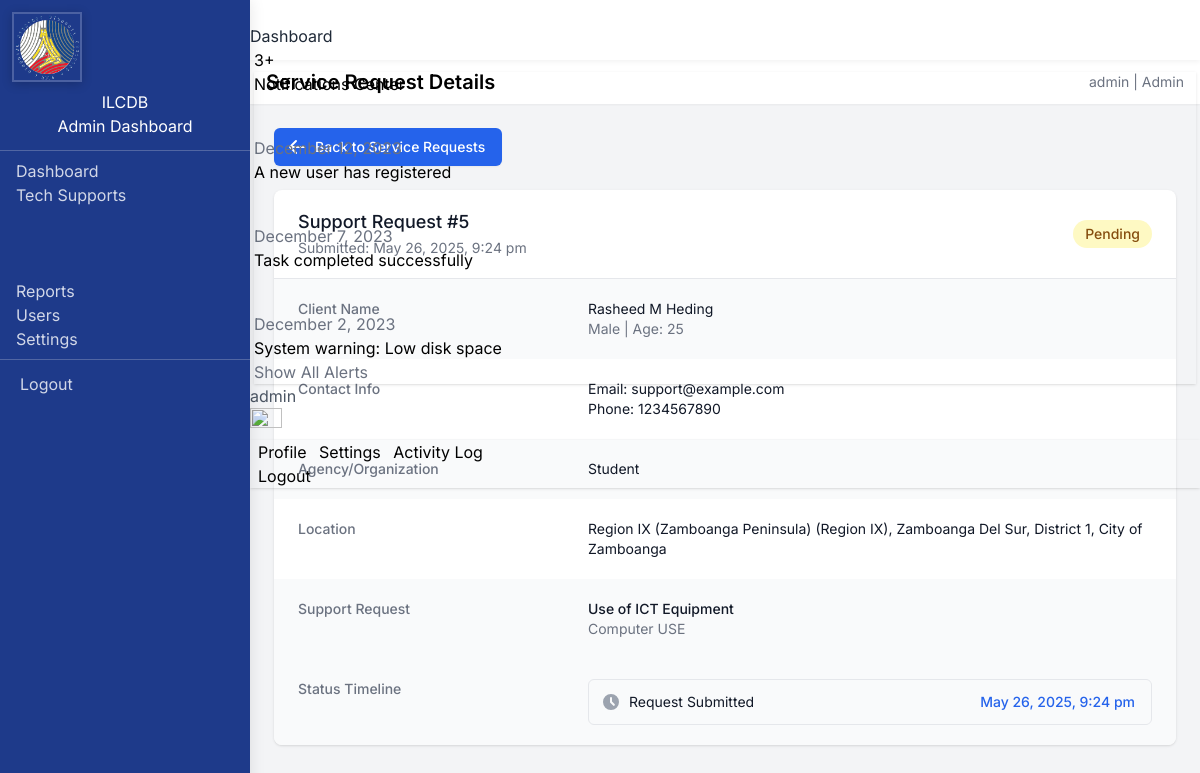
Page /admin/view-request.php?id=5 (signed in) on the committed database.
### tables this page shows
CREATE TABLE `tech_support_requests` (
  `id` int(11) NOT NULL,
  `client_id` int(11) NOT NULL,
  `support_type` varchar(100) NOT NULL,
  `subject` varchar(255) DEFAULT NULL,
  `message` text NOT NULL,
  `issue_description` text NOT NULL,
  `date_requested` timestamp NOT NULL DEFAULT current_timestamp(),
  `date_assisted` timestamp NULL DEFAULT NULL,
  `date_resolved` timestamp NULL DEFAULT NULL,
  `assisted_by_id` int(11) DEFAULT NULL,
  `status` enum('Pending','In Progress','Resolved','Cancelled') DEFAULT 'Pending',
  `remarks` text DEFAULT NULL,
  `created_at` timestamp NOT NULL DEFAULT current_timestamp(),
  `updated_at` timestamp NOT NULL DEFAULT current_timestamp() ON UPDATE current_timestamp()
);

CREATE TABLE `clients` (
  `id` int(11) NOT NULL,
  `firstname` varchar(50) NOT NULL,
  `surname` varchar(50) NOT NULL,
  `middle_initial` char(1) DEFAULT NULL,
  `client_name` varchar(100) NOT NULL,
  `agency` varchar(100) NOT NULL,
  `gender` varchar(10) NOT NULL,
  `birthdate` date NOT NULL,
  `region` varchar(50) NOT NULL,
  `region_id` int(11) DEFAULT NULL,
  `province_id` int(11) DEFAULT NULL,
  `district_id` int(11) DEFAULT NULL,
  `municipality_id` int(11) DEFAULT NULL,
  `email` varchar(255) DEFAULT NULL,
  `phone` varchar(50) DEFAULT NULL,
  `created_at` timestamp NOT NULL DEFAULT current_timestamp()
);

### admin/view-request.php (the view, shortened to what this page needs)
<?php
require_once '../includes/crud_operations.php';
$id = (int)$_GET['id'];
$sql = "SELECT tsr.*,
        c.firstname, c.surname, c.middle_initial, c.email, c.phone,
        c.agency, c.gender, c.birthdate,
        r.region_name, r.region_code,
        p.province_name, p.province_code,
        d.district_name, d.district_code,
        m.municipality_name, m.municipality_code,
        TIMESTAMPDIFF(YEAR, c.birthdate, CURDATE()) as age
        FROM tech_support_requests tsr
        LEFT JOIN clients c ON tsr.client_id = c.id
        LEFT JOIN regions r ON c.region_id = r.id
        LEFT JOIN provinces p ON c.province_id = p.id
        LEFT JOIN districts d ON c.district_id = d.id
        LEFT JOIN municipalities m ON c.municipality_id = m.id
        WHERE tsr.id = ?";
$stmt = $conn->prepare($sql);
$stmt->bind_param("i", $id);
$stmt->execute();
$result = $stmt->get_result();
$request = $result->fetch_assoc();
$fullname = trim($request['firstname'] . ' ' .
    ($request['middle_initial'] ? $request['middle_initial'] . ' ' : '') .
    $request['surname']);
$location_parts = array_filter([
    $request['region_name'] . (!empty($request['region_code']) ? ' (' . $request['region_code'] . ')' : ''),
    $request['province_name'],
    $request['district_name'],
    $request['municipality_name']
]);
$status_class = 'bg-yellow-100 text-yellow-800';
?>
<!DOCTYPE html>
<html lang="en">
<head>
    <script src="https://cdn.tailwindcss.com"></script>
</head>
<?php include '../admin/includes/sidebar.php'; ?>
<body class="bg-gray-100">
        <div class="flex-1 main-content">
            <div class="bg-white shadow-sm">
                <div class="px-4 py-2 flex justify-between items-center">
                    <h1 class="text-xl font-semibold">Service Request Details</h1>
                    <div>
                        <p class="text-sm text-gray-500">
                            <?php echo $_SESSION['username']; ?> | Admin
                        </p>
                    </div>
                </div>
            </div>
            <div class="p-6">
                <div class="mb-6">
                    <a href="service-requests.php" class="inline-flex items-center px-4 py-2 border border-transparent rounded-md shadow-sm text-sm font-medium text-white bg-blue-600 hover:bg-blue-700 focus:outline-none focus:ring-2 focus:ring-offset-2 focus:ring-blue-500">
                        <svg xmlns="http://www.w3.org/2000/svg" class="-ml-1 mr-2 h-5 w-5" viewBox="0 0 20 20" fill="currentColor">
                            <path fill-rule="evenodd" d="M9.707 16.707a1 1 0 01-1.414 0l-6-6a1 1 0 010-1.414l6-6a1 1 0 011.414 1.414L5.414 9H17a1 1 0 110 2H5.414l4.293 4.293a1 1 0 010 1.414z" clip-rule="evenodd" />
                        </svg>
                        Back to Service Requests
                    </a>
                </div>
                <div class="bg-white shadow overflow-hidden sm:rounded-lg">
                    <div class="px-4 py-5 sm:px-6 flex justify-between items-center">
                        <div>
                            <h3 class="text-lg leading-6 font-medium text-gray-900">Support Request #<?php echo $id; ?></h3>
                            <p class="mt-1 max-w-2xl text-sm text-gray-500">
                                Submitted: <?php echo date('F j, Y, g:i a', strtotime($request['date_requested'])); ?>
                            </p>
                        </div>
                        <div>
                            <span class="inline-flex items-center px-3 py-1 rounded-full text-sm font-medium <?php echo $status_class; ?>">
                                <?php echo $request['status']; ?>
                            </span>
                        </div>
                    </div>
                    <div class="border-t border-gray-200">
                        <dl>
                            <div class="bg-gray-50 px-4 py-5 sm:grid sm:grid-cols-3 sm:gap-4 sm:px-6">
                                <dt class="text-sm font-medium text-gray-500">Client Name</dt>
                                <dd class="mt-1 text-sm text-gray-900 sm:mt-0 sm:col-span-2">
                                    <?php echo htmlspecialchars($fullname); ?>
                                    <div class="text-sm text-gray-500">
                                        <?php echo htmlspecialchars($request['gender']); ?> |
                                        Age: <?php echo $request['age']; ?>
                                    </div>
                                </dd>
                            </div>
                            <div class="bg-white px-4 py-5 sm:grid sm:grid-cols-3 sm:gap-4 sm:px-6">
                                <dt class="text-sm font-medium text-gray-500">Contact Info</dt>
                                <dd class="mt-1 text-sm text-gray-900 sm:mt-0 sm:col-span-2">
                                    <div>Email: <?php echo htmlspecialchars($request['email']); ?></div>
                                    <div>Phone: <?php echo htmlspecialchars($request['phone']); ?></div>
                                </dd>
                            </div>
                            <div class="bg-gray-50 px-4 py-5 sm:grid sm:grid-cols-3 sm:gap-4 sm:px-6">
                                <dt class="text-sm font-medium text-gray-500">Agency/Organization</dt>
                                <dd class="mt-1 text-sm text-gray-900 sm:mt-0 sm:col-span-2"><?php echo htmlspecialchars($request['agency']); ?></dd>
                            </div>
                            <div class="bg-white px-4 py-5 sm:grid sm:grid-cols-3 sm:gap-4 sm:px-6">
                                <dt class="text-sm font-medium text-gray-500">Location</dt>
                                <dd class="mt-1 text-sm text-gray-900 sm:mt-0 sm:col-span-2">
                                    <?php echo !empty($location_parts) ? implode(', ', $location_parts) : 'Not specified'; ?>
                                </dd>
                            </div>
                            <div class="bg-gray-50 px-4 py-5 sm:grid sm:grid-cols-3 sm:gap-4 sm:px-6">
                                <dt class="text-sm font-medium text-gray-500">Support Request</dt>
                                <dd class="mt-1 text-sm text-gray-900 sm:mt-0 sm:col-span-2">
                                    <div class="font-medium"><?php echo htmlspecialchars($request['support_type']); ?></div>
                                    <div class="text-gray-500"><?php echo htmlspecialchars($request['subject']); ?></div>
                                </dd>
                            </div>
                            <div class="bg-gray-50 px-4 py-5 sm:grid sm:grid-cols-3 sm:gap-4 sm:px-6">
                                <dt class="text-sm font-medium text-gray-500">Status Timeline</dt>
                                <dd class="mt-1 text-sm text-gray-900 sm:mt-0 sm:col-span-2">
                                    <ul class="border border-gray-200 rounded-md divide-y divide-gray-200">
                                        <li class="pl-3 pr-4 py-3 flex items-center justify-between text-sm">
                                            <div class="w-0 flex-1 flex items-center">
                                                <svg class="flex-shrink-0 h-5 w-5 text-gray-400" xmlns="http://www.w3.org/2000/svg" viewBox="0 0 20 20" fill="currentColor">
                                                    <path fill-rule="evenodd" d="M10 18a8 8 0 100-16 8 8 0 000 16zm1-12a1 1 0 10-2 0v4a1 1 0 00.293.707l2.828 2.829a1 1 0 101.415-1.415L11 9.586V6z" clip-rule="evenodd" />
                                                </svg>
                                                <span class="ml-2 flex-1 w-0 truncate">
                                                    Request Submitted
                                                </span>
                                            </div>
                                            <div class="ml-4 flex-shrink-0">
                                                <span class="font-medium text-blue-600 hover:text-blue-500">
                                                    <?php echo date('F j, Y, g:i a', strtotime($request['date_requested'])); ?>
                                                </span>
                                            </div>
                                        </li>
                                    </ul>
                                </dd>
                            </div>
                        </dl>
                    </div>
                </div>
            </div>
        </div>
    </div>
</body>
</html>

### admin/view-request.php (style rules this page uses)
body { font-family: 'Inter', sans-serif; }
.main-content { height: 100vh; overflow-y: auto; max-width: 100%; }

### admin/includes/sidebar.php (style rules this page uses)
:root { --sidebar-width: 250px; --sidebar-collapsed-width: 70px; --sidebar-bg: #1e3a8a; --sidebar-color: #fff; --topbar-height: 60px; }

### rows in the picture
tech_support_requests: date_requested "May 26, 2025, 9:24 pm", status "Pending", client.surname "Rasheed M Heding", client.gender "Male", client.email "support@example.com", client.phone "1234567890", client.agency "Student", support_type "Use of ICT Equipment", subject "Computer USE"

### other values in the picture
$_SESSION['username'] "admin"
$id "5"
$request['age'] "25"
implode(', ', $location_parts) "Region IX (Zamboanga Peninsula) (Region IX), Zamboanga Del Sur, District 1, City of Zamboanga"
